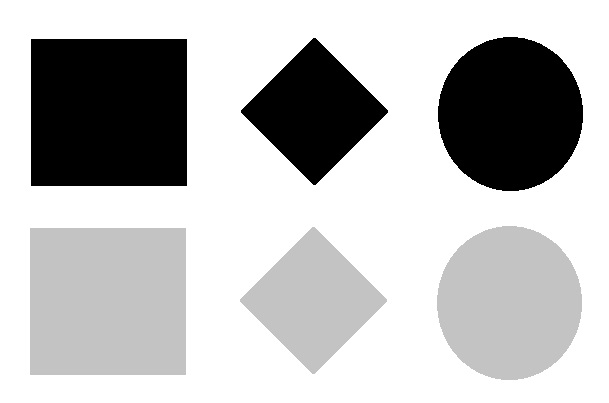
#> input picture img/shapes.jpg, 609 x 403 px
$ python 03_02_laplace.py
#> lines starting #> are read from the running program, lines starting #| are printed output that depends on the picture
import numpy as np
import cv2 as cv

img = cv.imread("img/shapes.jpg")
#> img is the input picture: shape (403, 609, 3); min 0, max 255, mean 188.8
cv.imshow("Original image", img)

gray = cv.cvtColor(img, cv.COLOR_BGR2GRAY)

laplace = cv.Laplacian(gray, ddepth=-1, ksize=5)
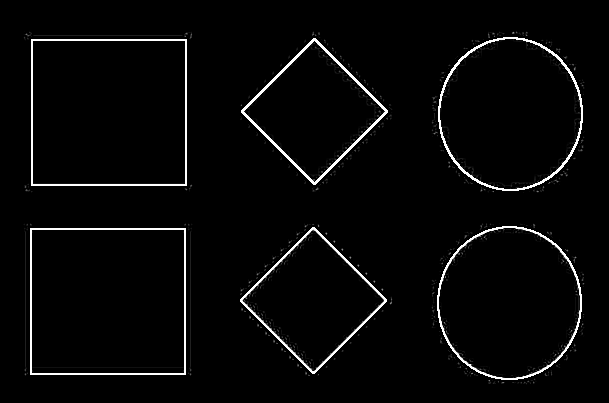
#> laplace: shape (403, 609); min 0, max 255, mean 7.7

cv.imshow("Laplace", laplace )

cv.waitKey(0)
cv.destroyAllWindows()

$ run again, with img/boat.jpg copied over img/shapes.jpg
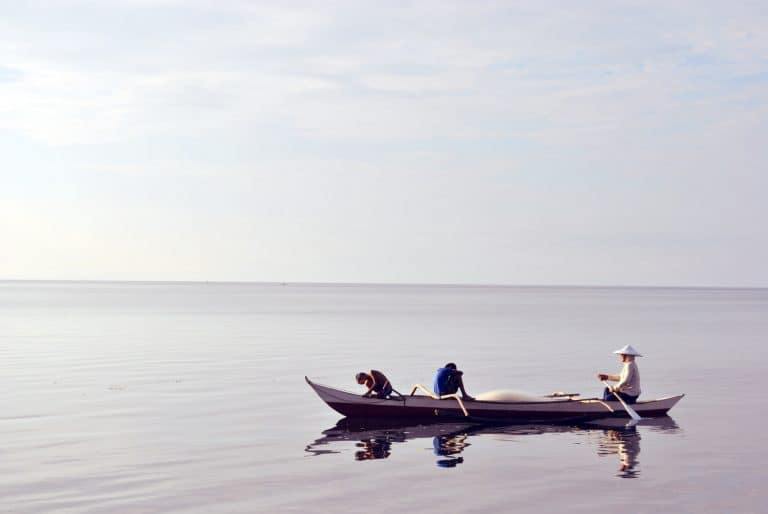
#> input picture img/boat.jpg, 768 x 514 px
#> img is the input picture: shape (514, 768, 3); mean B, G, R 212.5, 207, 208.3
#> `laplace = cv.Laplacian(gray, ddepth=-1, ksize=5)`:
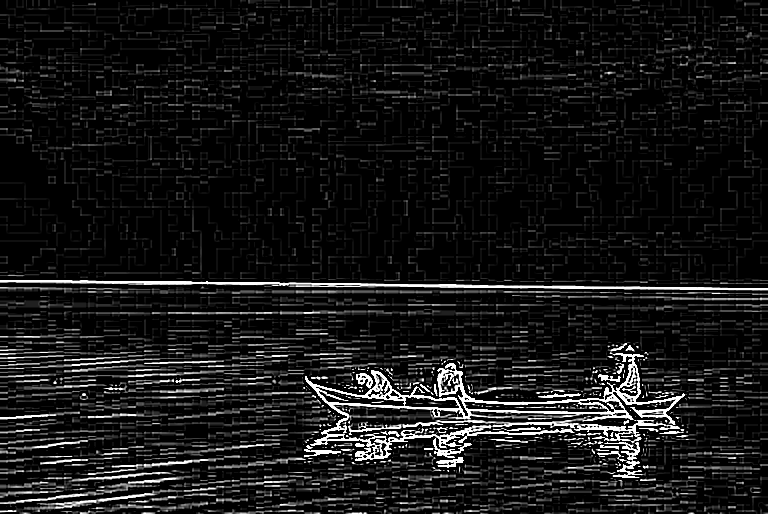
#> laplace: shape (514, 768); min 0, max 255, mean 22.9

$ run again, with img/cgradient.jpg copied over img/shapes.jpg
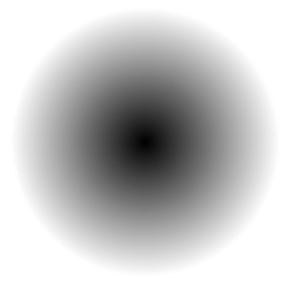
#> input picture img/cgradient.jpg, 290 x 290 px
#> img is the input picture: shape (290, 290, 3); min 2, max 255, mean 197.3
#> `laplace = cv.Laplacian(gray, ddepth=-1, ksize=5)`:
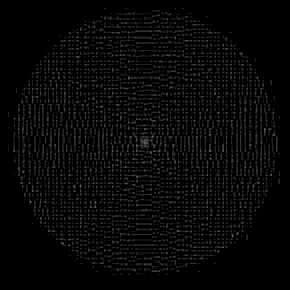
#> laplace: shape (290, 290); min 0, max 100, mean 8
